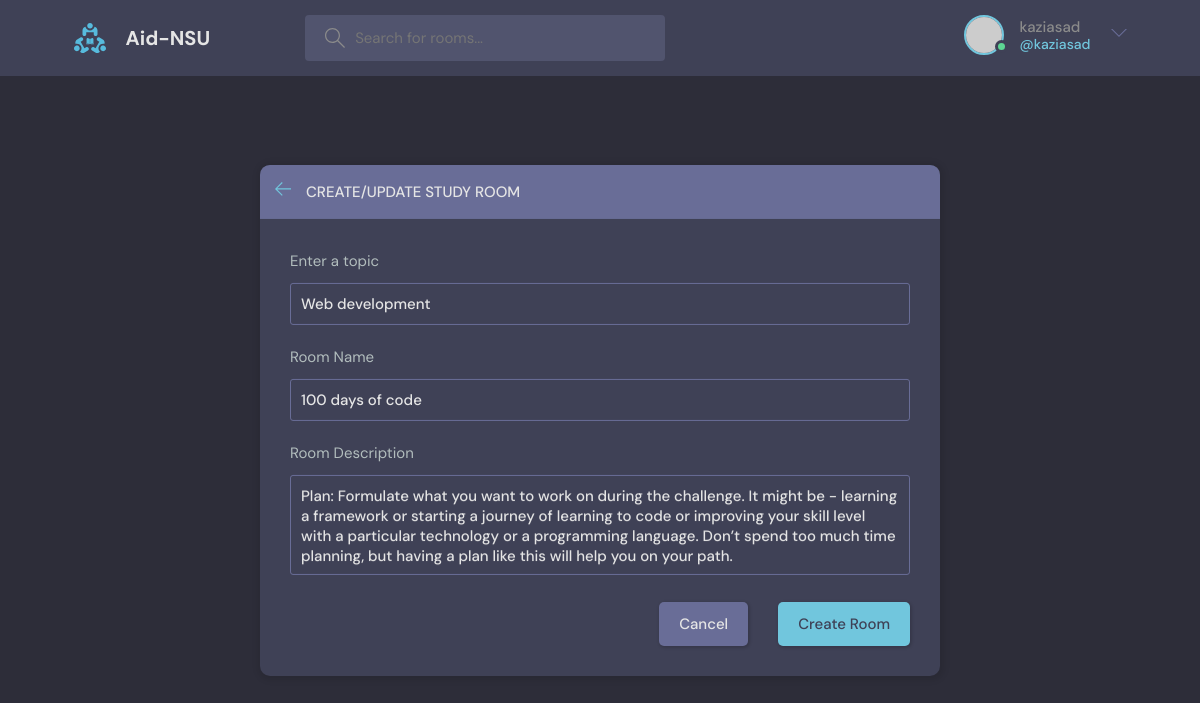
/update-room/2/ (signed in), run on the app's committed database.
### base/models.py (models this page shows, shortened)
class Room(models.Model):
    host = models.ForeignKey(User, on_delete=models.SET_NULL,null=True)
    topic = models.ForeignKey(Topic, on_delete=models.SET_NULL,null=True)
    name = models.CharField(max_length=200)
    description = models.TextField(null=True, blank=True)
    participants = models.ManyToManyField(User, related_name = 'participants', blank=True)
    updated = models.DateTimeField(auto_now=True)
    created = models.DateTimeField(auto_now_add=True)
    class Meta:
        ordering = ['-updated' , '-created']

class Topic(models.Model):
    name = models.CharField(max_length=200)

### base/views.py (the view, shortened to what this page needs)
# urls.py: path('update-room/<str:pk>/',views.updateRoom,name= "update-room"),
@login_required(login_url='login')
def updateRoom(request, pk):
    room = Room.objects.get(id=pk)
    form = RoomForm(instance=room)
    topics = Topic.objects.all()
    if request.user != room.host:
        return HttpResponse('You are not aloowed here')
    context = {'form': form, 'topics':topics, 'room':room}
    return render(request, 'base/room_form.html', context)

### base/forms.py
class RoomForm(ModelForm):
    class Meta:
        model = Room
        fields = '__all__'
        exclude = ['host', 'participants']

### base/templates/base/room_form.html (shortened to what this page needs)
{% extends 'main.html' %}
{% block content %}
  <main class="create-room layout">
    <div class="container">
      <div class="layout__box">
        <div class="layout__boxHeader">
          <div class="layout__boxTitle">
            <a href="{% url 'home' %}">
              <svg version="1.1" xmlns="http://www.w3.org/2000/svg" width="32" height="32" viewBox="0 0 32 32">
                <title>arrow-left</title>
                <path
                  d="M13.723 2.286l-13.723 13.714 13.719 13.714 1.616-1.611-10.96-10.96h27.625v-2.286h-27.625l10.965-10.965-1.616-1.607z">
                </path>
              </svg>
            </a>
            <h3>Create/update Study Room</h3>
          </div>
        </div>
        <div class="layout__body">
          <form class="form" action="#" method="POST">
            <div class="form__group">
              <label for="room_topic">Enter a topic</label>
              <input required type="text" value="{{room.topic.name}}" name="topic" list="topic-list" />
            </div>
            <div class="form__group">
              <label for="room_name">Room Name</label>
              {{form.name}}
            </div>
            <div class="form__group">
              <label for="room_description">Room Description</label>
              {{form.description}}
            </div>
            <div class="form__action">
              <a class="btn btn--dark" href="index.html">Cancel</a>
              <button class="btn btn--main" type="submit">Create Room</button>
            </div>
          </form>
        </div>
      </div>
    </div>
  </main>
{% endblock content %}

### templates/navbar.html (shortened to what this page needs)
{% load static %}
<header class="header header--loggedIn">
    <div class="container">
        <a href="{% url 'home' %}" class="header__logo">
            <img src="{% static 'images/logo.svg'%}" />
            <h1>Aid-NSU</h1>
        </a>
        <form class="header__search" method="GET" action="{% url 'home' %}">
            <label>
                <input name="q" placeholder="Search for rooms..." />
            </label>
        </form>
        <nav class="header__menu">
            {% if request.user.is_authenticated %}
            <div class="header__user">
                <a href="profile.html">
                    <div class="avatar avatar--medium active">
                        <img src="https://randomuser.me/api/portraits/men/37.jpg" />
                    </div>
                    <p>{{request.user.username}} <span>@{{request.user.username}}</span></p>
                </a>
                <button class="dropdown-button">
                    <svg version="1.1" xmlns="http://www.w3.org/2000/svg" width="32" height="32" viewBox="0 0 32 32">
                        <title>chevron-down</title>
                        <path d="M16 21l-13-13h-3l16 16 16-16h-3l-13 13z"></path>
                    </svg>
                </button>
            </div>
            {% else %}
            <a href="{% url 'login' %}">
                <img src="{% static 'images/avatar.svg' %}"/>
                <p>Login</p>
            </a>
            {% endif %}
        </nav>
    </div>
</header>

### data on the page
Room: topic "Web development", name "100 days of code", description "Plan: Formulate what you want to work on during the challenge. It might be - learning a framework or starting a journey of learning to code or improving your skill level with a particular technology or a programming language. Don’t spend too much time planning, but having a plan like this will help you on your path."

### other printed values
{{ request.user.username }} "kaziasad"
